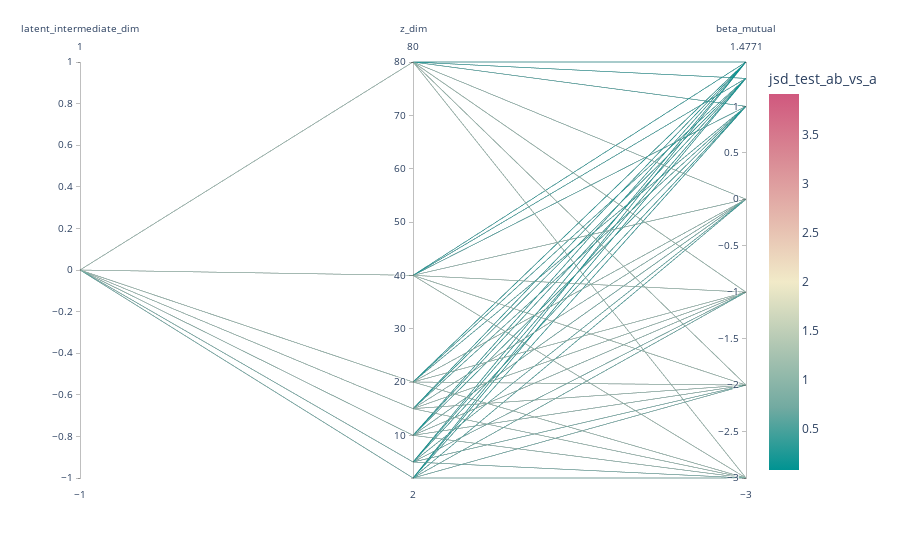

Write notebook code for a chart like this one.
### Code cell
import plotly.express as px
fig = px.parallel_coordinates(df_plt, color="jsd_test_ab_vs_a",
                              dimensions=['latent_intermediate_dim', 'z_dim', 'beta_mutual'],
                              color_continuous_scale=px.colors.diverging.Tealrose,
                              color_continuous_midpoint=2)
fig.show()

### Figure 1 — Plotly figure (JSON) as saved in the notebook; plotly's stock layout.template omitted (floating-point values rounded to 4 significant figures; data arrays with more than 128 entries replaced by an {"elided": "..."} marker saying what was removed)
{"data": [{"dimensions": [{"label": "latent_intermediate_dim", "values": {"elided": "245 int values"}}, {"label": "z_dim", "values": {"elided": "245 int values"}}, {"label": "beta_mutual", "values": {"elided": "245 float values"}}], "domain": {"y": [0.0, 1.0], "x": [0.0, 1.0]}, "type": "parcoords", "name": "", "line": {"coloraxis": "coloraxis", "color": {"elided": "245 float values"}}}], "layout": {"coloraxis": {"colorscale": [[0.0, "rgb(0, 147, 146)"], [0.1667, "rgb(114, 170, 161)"], [0.3333, "rgb(177, 199, 179)"], [0.5, "rgb(241, 234, 200)"], [0.6667, "rgb(229, 185, 173)"], [0.8333, "rgb(217, 137, 148)"], [1.0, "rgb(208, 88, 126)"]], "colorbar": {"title": {"text": "jsd_test_ab_vs_a"}}, "cmid": 2}, "legend": {"tracegroupgap": 0}, "margin": {"t": 60}}}
